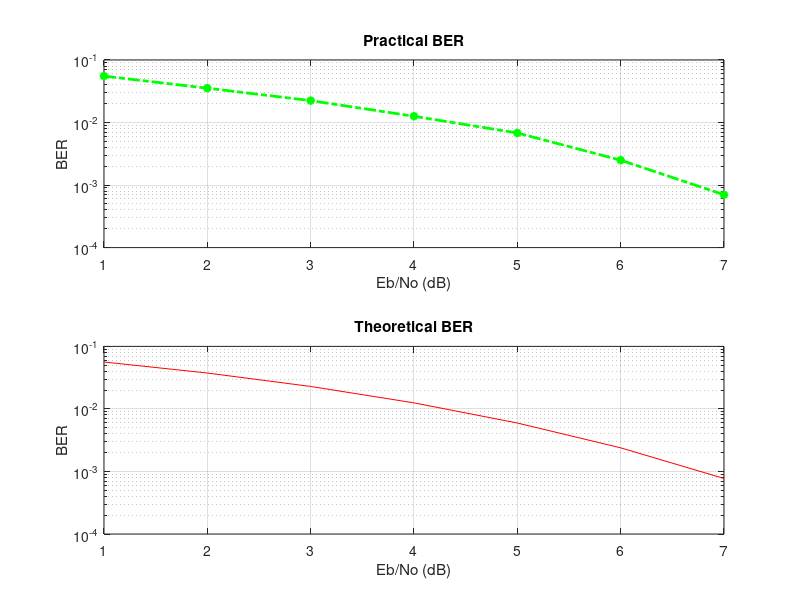

MATLAB code to generate this figure: (Note: this script raises an error after producing the figure.)
%Error perfomance of BPSK
clc;
clear all;
close all;
N = 10000;
msg = rand(1, N) > 0.5;
EbNodb = 1:1:7;
R = 1;
err = zeros(1, 7);
BERtheory = zeros(1, 7);
for i = 1:length(EbNodb)
    EbNo = 10^(EbNodb(i)/10);
    sigma = sqrt(1/(2*R*EbNo));
    s = 2*msg - 1;
    r = s + sigma*randn(1, N);
    msgcap = (r > 0);
    err(i) = sum(msg ~= msgcap) / N;
    BERtheory(i) = 0.5 * erfc(sqrt(EbNo));
end
figure;
% Practical BER subplot
subplot(2, 1, 1);
semilogy(EbNodb, err, '-.*g', 'LineWidth', 2);
grid on;
xlabel('Eb/No (dB)');
ylabel('BER');
title('Practical BER');
% Theoretical BER subplot
subplot(2, 1, 2);
semilogy(EbNodb, BERtheory, 'r');
grid on;
xlabel('Eb/No (dB)');
ylabel('BER');
title('Theoretical BER');
% Adjusting the position of the subplots
set(gca, 'Position', get(gca, 'OuterPosition') - ...
    get(gca, 'TightInset') * [1 1 0 0; 0 0 1 1]);
sgtitle('BPSK Performance');




